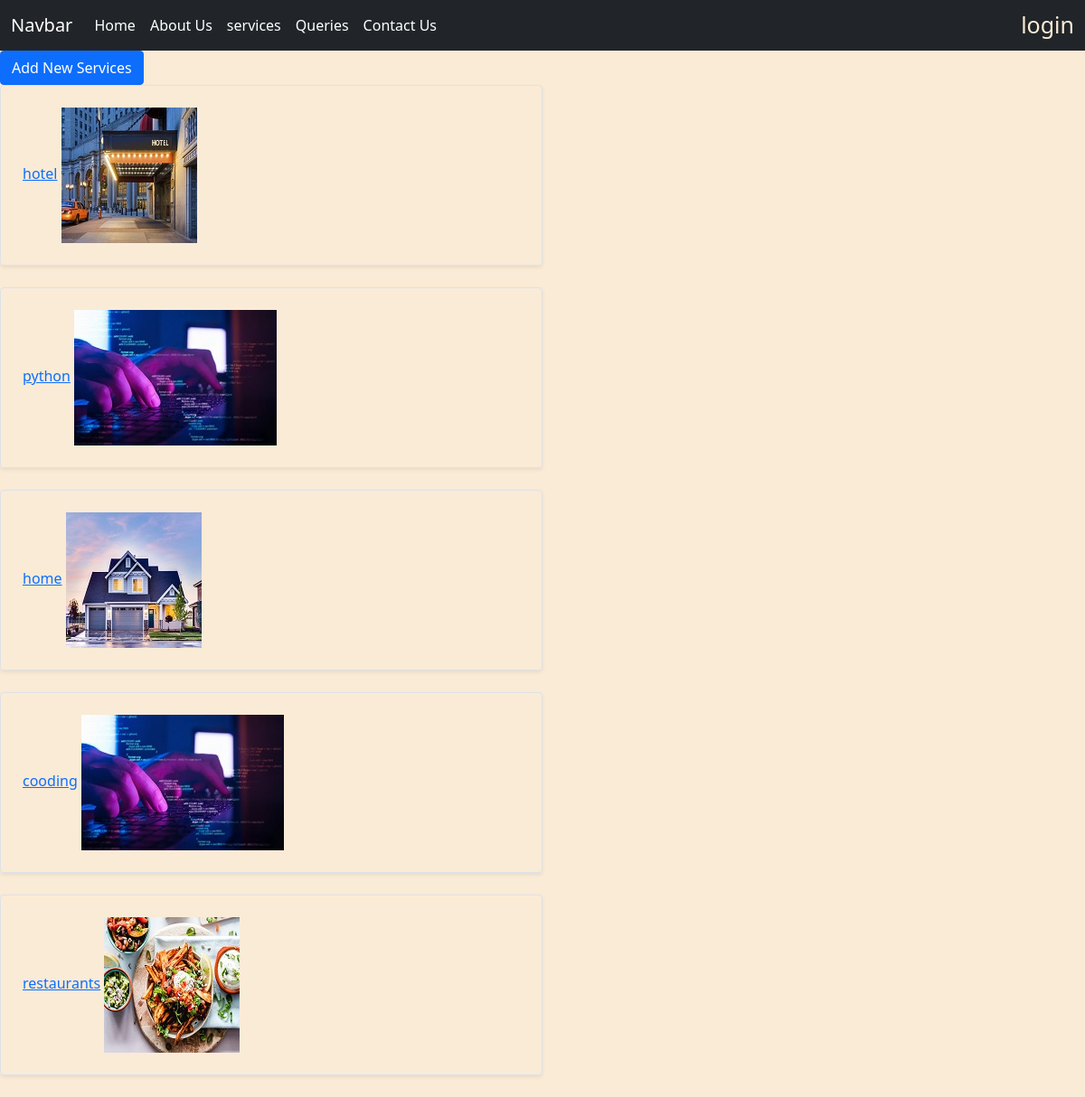
Page /services/ on the committed database.
### myapp/models.py (models this page shows, shortened)
class catogary(models.Model):
    name= models.CharField(max_length=50)
    img =models.ImageField(upload_to='images/',default='NA')

### myapp/views.py (the view)
# urls.py: path('services/',views.service,name='service'),
def service(request):
    service_data= catogary.objects.all()
    return render(request,'myapp/services.html', {'data':service_data})

### myapp/templates/myapp/services.html (shortened to what this page needs)
{% extends 'myapp/base.html'%}
{% block content %}
<a href="{% url 'add_services' %} " class="btn btn-primary">Add New Services</a>
{% for i in data %}
  <div class="col-md-6">
    <div class="row g-0 border rounded overflow-hidden flex-md-row mb-4 shadow-sm h-md-250 position-relative">
      <div class="col p-4 d-flex flex-column position-static">
    <article>
       <a href="{% url 'read' pk=i.pk %}">{{i.name}}</a>
       <img src="{{ i.img.url }}">
    </article>
      </div>
    </div>
  </div>
{% endfor %}
{% endblock %}

### myapp/static/myapp/style.css (style rules this page uses)
body { background-color:antiquewhite; }

### rows in the picture
catogary: name "hotel", img (picture)
catogary: name "python", img (picture)
catogary: name "home", img (picture)
catogary: name "cooding", img (picture)
catogary: name "restaurants", img (picture)
